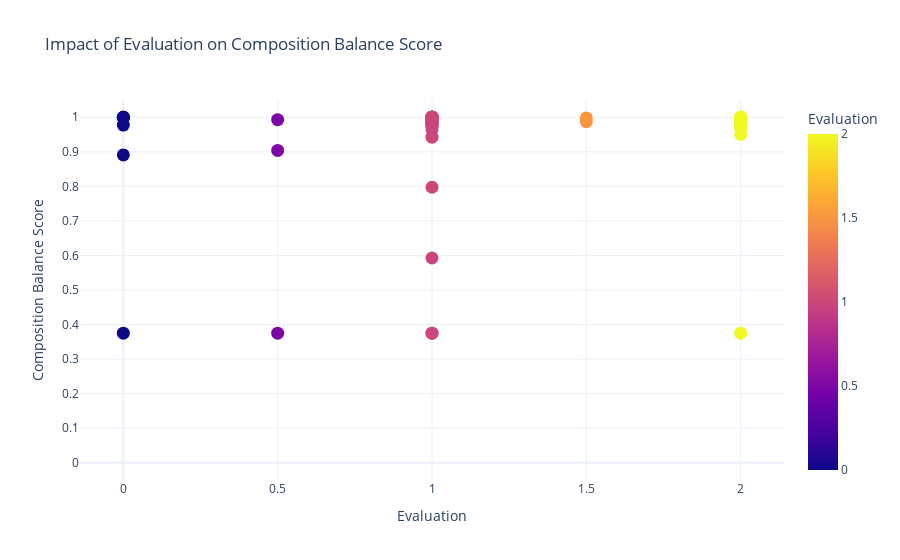

Source (notebook cell):
### Code cell
import plotly.express as px
import pandas as pd

# Helper function to wrap names into multiple lines (2 names per line)
def wrap_names(names):
    name_list = names.split(', ')
    grouped_lines = ['<br>'.join(name_list[i:i+2]) for i in range(0, len(name_list), 2)]
    return '<br>'.join(grouped_lines)

# Group all sample names with the same Evaluation and Composition Balance Score
df_rwp_with_tri['Grouped Names'] = df_rwp_with_tri.groupby(
    ['Evaluation', 'Composition Balance Score refined']
)['Name'].transform(lambda x: ', '.join(x))

# Wrap the grouped names into a multi-line format (2 names per line)
df_rwp_with_tri['Grouped Names (Wrapped)'] = df_rwp_with_tri['Grouped Names'].apply(wrap_names)

# Create an interactive scatter plot
# Create an interactive scatter plot
fig = px.scatter(
    df_rwp_with_tri,
    x='Evaluation',  # Evaluation on the x-axis
    y='Composition Balance Score refined',  # Composition on the y-axis
    color='Evaluation',  # Color points by Evaluation
    hover_data={
        'Grouped Names (Wrapped)': True,  # Display wrapped names
        'Composition Balance Score refined': ':.2f',  # Show score with 2 decimal places
        'Evaluation': True,  # Show Evaluation
    },
    title='Impact of Evaluation on Composition Balance Score',
    labels={
        'Evaluation': 'Evaluation',
        'Composition Balance Score': 'Composition Balance Score',
    },
)

# Make markers larger
fig.update_traces(marker=dict(size=13))  # Set marker size (default is smaller)

# Adjust plot scale (smaller range for axes)
fig.update_layout(
    xaxis=dict(title='Evaluation', automargin=True, dtick=0.5, tickangle=0),  # Adjust x-axis ticks and angle
    yaxis=dict(title='Composition Balance Score', automargin=True,  dtick=0.1,range=[-0.05, 1.05]),  # Y-axis range between 0 and 1
    template='plotly_white',
    legend_title='Evaluation',
)

# Update hover label formatting
fig.update_layout(
    hoverlabel=dict(
        bgcolor="white",  # Background color of the hover box
        font_size=15,     # Font size
        font_family="Arial",  # Font family
        align="left",     # Align text to the left
    )
)

# Show the interactive plot
fig.show()
# Save the plot as an interactive HTML file
fig.write_html("interactive_composition_balanced_plot_refined.html")

# Output location message
print("Plot saved as interactive_scatter_plot.html")

### Figure 1 — Plotly figure (JSON) as saved in the notebook; plotly's stock layout.template omitted (floating-point values rounded to 4 significant figures)
{"data": [{"customdata": [["TRI-85<br>TRI-103"], ["TRI-87<br>TRI-91<br>TRI-41"], ["TRI-81"], ["TRI-106"], ["TRI-94"], ["TRI-83"], ["TRI-84<br>TRI-155"], ["TRI-86"], ["TRI-87<br>TRI-91<br>TRI-41"], ["TRI-105"], ["TRI-104-REDO"], ["TRI-104"], ["TRI-102"], ["TRI-101"], ["TRI-100"], ["TRI-103-REDO"], ["TRI-85<br>TRI-103"], ["TRI-99<br>TRI-171<br>TRI-32"], ["TRI-92"], ["TRI-111"], ["TRI-114"], ["TRI-113<br>TRI-130<br>TRI-131<br>TRI-176<br>TRI-38<br>TRI-63<br>TRI-31"], ["TRI-112<br>TRI-157"], ["TRI-134_0e50649b-b98b-45f3-aefe-4190783f5e94<br>TRI-136_a46b8a59-18ab-4e34-bfb7-35766a92b278<br>TRI-135_560f794e-c88b-4d5c-8624-80fff15a3db3<br>TRI-29"], ["TRI-134_0e50649b-b98b-45f3-aefe-4190783f5e94<br>TRI-136_a46b8a59-18ab-4e34-bfb7-35766a92b278<br>TRI-135_560f794e-c88b-4d5c-8624-80fff15a3db3<br>TRI-29"], ["TRI-134_0e50649b-b98b-45f3-aefe-4190783f5e94<br>TRI-136_a46b8a59-18ab-4e34-bfb7-35766a92b278<br>TRI-135_560f794e-c88b-4d5c-8624-80fff15a3db3<br>TRI-29"], ["TRI-113<br>TRI-130<br>TRI-131<br>TRI-176<br>TRI-38<br>TRI-63<br>TRI-31"], ["TRI-133<br>TRI-127<br>TRI-152<br>TRI-30"], ["TRI-132"], ["TRI-113<br>TRI-130<br>TRI-131<br>TRI-176<br>TRI-38<br>TRI-63<br>TRI-31"], ["TRI-140"], ["TRI-143"], ["TRI-142<br>TRI-12<br>TRI-43<br>TRI-37"], ["TRI-141"], ["TRI-90"], ["TRI-88<br>TRI-126"], ["TRI-88<br>TRI-126"], ["TRI-133<br>TRI-127<br>TRI-152<br>TRI-30"], ["TRI-158"], ["TRI-112<br>TRI-157"], ["TRI-133<br>TRI-127<br>TRI-152<br>TRI-30"], ["TRI-156"], ["TRI-84<br>TRI-155"], ["TRI-151<br>TRI-78"], ["TRI-154"], ["TRI-153<br>TRI-11<br>TRI-44<br>TRI-27"], ["TRI-159"], ["TRI-164"], ["TRI-163"], ["TRI-162"], ["TRI-161<br>TRI-62"], ["TRI-160"], ["TRI-99<br>TRI-171<br>TRI-32"], ["TRI-179"], ["TRI-178"], ["TRI-177"], ["TRI-113<br>TRI-130<br>TRI-131<br>TRI-176<br>TRI-38<br>TRI-63<br>TRI-31"], ["TRI-153<br>TRI-11<br>TRI-44<br>TRI-27"], ["TRI-79"], ["TRI-28"], ["TRI-151<br>TRI-78"], ["TRI-134_0e50649b-b98b-45f3-aefe-4190783f5e94<br>TRI-136_a46b8a59-18ab-4e34-bfb7-35766a92b278<br>TRI-135_560f794e-c88b-4d5c-8624-80fff15a3db3<br>TRI-29"], ["TRI-77"], ["TRI-142<br>TRI-12<br>TRI-43<br>TRI-37"], ["TRI-99<br>TRI-171<br>TRI-32"], ["TRI-80"], ["TRI-113<br>TRI-130<br>TRI-131<br>TRI-176<br>TRI-38<br>TRI-63<br>TRI-31"], ["TRI-142<br>TRI-12<br>TRI-43<br>TRI-37"], ["TRI-113<br>TRI-130<br>TRI-131<br>TRI-176<br>TRI-38<br>TRI-63<br>TRI-31"], ["TRI-161<br>TRI-62"], ["TRI-142<br>TRI-12<br>TRI-43<br>TRI-37"], ["TRI-82"], ["TRI-87<br>TRI-91<br>TRI-41"], ["TRI-64"], ["TRI-153<br>TRI-11<br>TRI-44<br>TRI-27"], ["TRI-153<br>TRI-11<br>TRI-44<br>TRI-27"], ["TRI-133<br>TRI-127<br>TRI-152<br>TRI-30"], ["TRI-14"], ["TRI-113<br>TRI-130<br>TRI-131<br>TRI-176<br>TRI-38<br>TRI-63<br>TRI-31"], ["TRI-15"], ["TRI-89"]], "hovertemplate": "Evaluation=%{marker.color}<br>Composition Balance Score refined=%{y:.2f}<br>Grouped Names (Wrapped)=%{customdata[0]}<extra></extra>", "legendgroup": "", "marker": {"color": [1, 0, 1, 0.5, 0.5, 2, 2, 2, 0, 1, 1, 2, 1.5, 1, 1, 0, 1, 1, 1.5, 1, 1, 1, 2, 2, 2, 2, 1, 1, 0.5, 1, 2, 2, 1, 2, 2, 1, 1, 1, 1, 2, 1, 1, 2, 2, 1, 2, 2, 2, 0, 2, 2, 1, 1, 1, 2, 1, 1, 2, 1, 1, 2, 2, 1, 1, 1, 2, 1, 1, 1, 2, 1, 0, 0, 2, 2, 2, 1, 2, 1, 0, 1], "coloraxis": "coloraxis", "size": 13, "symbol": "circle"}, "mode": "markers", "name": "", "orientation": "v", "showlegend": false, "type": "scatter", "x": [1, 0, 1, 0.5, 0.5, 2, 2, 2, 0, 1, 1, 2, 1.5, 1, 1, 0, 1, 1, 1.5, 1, 1, 1, 2, 2, 2, 2, 1, 1, 0.5, 1, 2, 2, 1, 2, 2, 1, 1, 1, 1, 2, 1, 1, 2, 2, 1, 2, 2, 2, 0, 2, 2, 1, 1, 1, 2, 1, 1, 2, 1, 1, 2, 2, 1, 1, 1, 2, 1, 1, 1, 2, 1, 0, 0, 2, 2, 2, 1, 2, 1, 0, 1], "xaxis": "x", "y": [0.375, 1, 0.9831, 0.375, 0.9039, 0.9975, 0.99, 0.9856, 1, 0.9931, 0.5926, 0.9931, 0.9981, 0.9995, 0.9951, 0.9984, 0.375, 0.9996, 0.9872, 0.9424, 0.9639, 0.9999, 0.9711, 1.0, 1.0, 1.0, 0.9999, 1.0, 0.9931, 0.9999, 0.9831, 0.9964, 1, 0.9804, 0.9501, 0.9804, 0.9804, 1.0, 0.9722, 0.9711, 1.0, 0.9872, 0.99, 0.9936, 0.9998, 1, 0.9744, 0.375, 0.375, 0.9981, 0.9989, 0.9879, 0.9996, 0.9733, 0.9925, 0.7975, 0.9999, 1, 0.9956, 0.9775, 0.9936, 1.0, 0.9936, 1, 0.9996, 0.9956, 0.9999, 1, 0.9999, 0.9989, 1, 0.8911, 1, 0.9999, 1, 1, 1.0, 0.9941, 0.9999, 0.9775, 0.9978], "yaxis": "y"}], "layout": {"coloraxis": {"colorbar": {"title": {"text": "Evaluation"}}, "colorscale": [[0, "#0d0887"], [0.1111, "#46039f"], [0.2222, "#7201a8"], [0.3333, "#9c179e"], [0.4444, "#bd3786"], [0.5556, "#d8576b"], [0.6667, "#ed7953"], [0.7778, "#fb9f3a"], [0.8889, "#fdca26"], [1, "#f0f921"]]}, "hoverlabel": {"align": "left", "bgcolor": "white", "font": {"family": "Arial", "size": 15}}, "legend": {"title": {"text": "Evaluation"}, "tracegroupgap": 0}, "title": {"text": "Impact of Evaluation on Composition Balance Score"}, "xaxis": {"anchor": "y", "automargin": true, "domain": [0, 1], "dtick": 0.5, "tickangle": 0, "title": {"text": "Evaluation"}}, "yaxis": {"anchor": "x", "automargin": true, "domain": [0, 1], "dtick": 0.1, "range": [-0.05, 1.05], "title": {"text": "Composition Balance Score"}}}}
